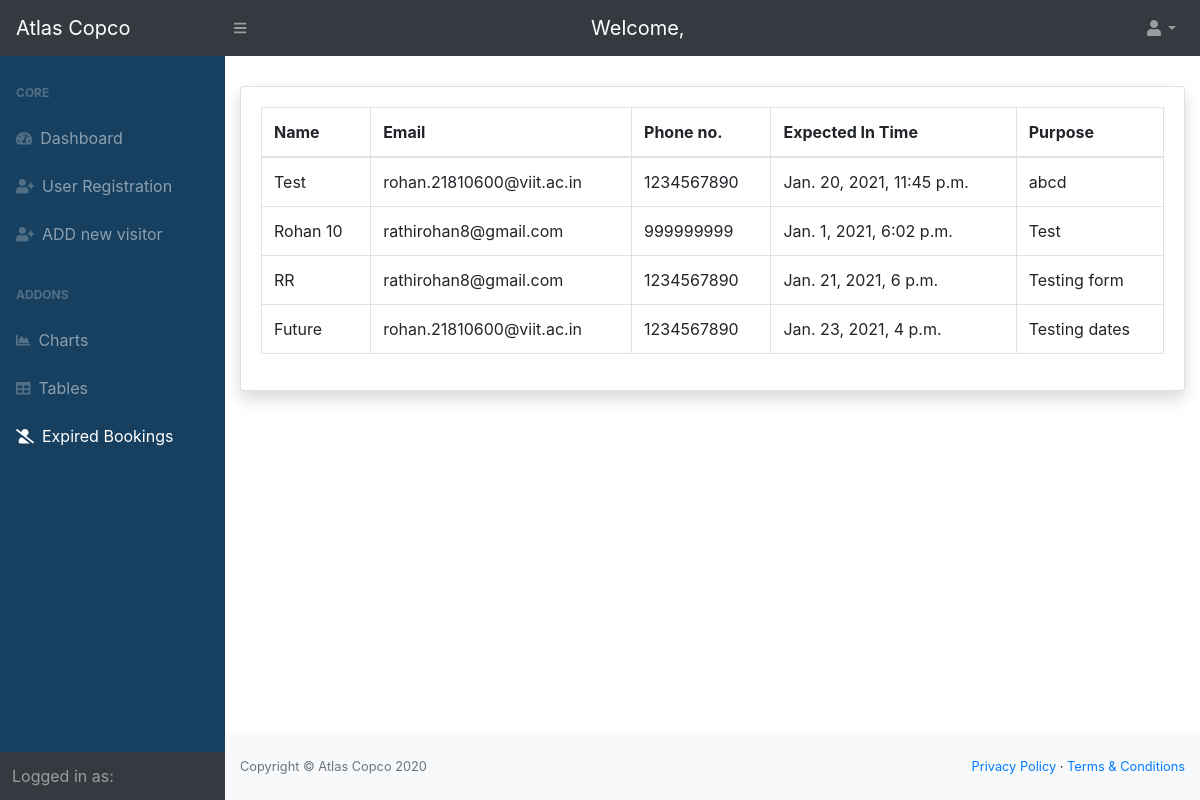
Page /expired/ (signed in) on the committed database.
### entry/models.py (models this page shows, shortened)
class Visitor(models.Model):
	name = models.CharField(verbose_name='Name', max_length=200, validators=[
		MinLengthValidator(2, 'Minimum 2 Characters are required')])  # name of the visitor
	purpose = models.CharField(verbose_name='Purpose', max_length=200, validators=[
		MinLengthValidator(4, 'Minimum 4 characters are required')])  # purpose of visit
	mobile = models.IntegerField(verbose_name='Mobile number')  # mobile no. of the visitor
	email = models.EmailField(verbose_name='Email', validators=[EmailValidator()])  # email address of the visitor
	no_of_people = models.IntegerField(verbose_name='No of people')  # no. of visitors
	photo_id_number = models.CharField(verbose_name='Photo Id Number', max_length=20, null=True, blank=True)
	photo_id = models.ImageField(verbose_name='Photo Id', upload_to='media/photo_id', null=True, blank=True)
	expected_in_time = models.DateTimeField(verbose_name='Expected Visit In Time', null=True, blank=True)
	in_time = models.DateTimeField(verbose_name='Visit In time', null=True, blank=True)  # in time of the visitor, added automatically
	out_time = models.DateTimeField(verbose_name='Visit Out Time', null=True, blank=True)  # out time of the visitor added automatically
	token = models.CharField(verbose_name='Token', max_length=200, null=True, blank=True)  # token(autogenerated)
	qrcode = models.ImageField(verbose_name='QR Code', upload_to='media/qrcodes', null=True, blank=True)  # qr code generated from the token
	user = models.ForeignKey(User, verbose_name='Employee to visit', on_delete=models.PROTECT)  # link to the User table, to store which user allowed the entry
	photo = models.ImageField(verbose_name='Photo of the Visitor', upload_to='media/photo', null=True, blank=True)
	visit_token = models.CharField(max_length=200, verbose_name="Token assigned to the Visitor", null=True, blank=True)
	session_expired = models.BooleanField(default=False)

### home/views.py (the view)
# urls.py: path('expired/', views.VisitExpiredListView.as_view(), name='disabled'),
class VisitExpiredListView(LoginRequiredMixin, ListView):
	def get(self, request):
		expired = Visitor.objects.filter(session_expired=True)
		context = {'visitor_list': expired}
		return render(request, 'home/expired_booking.html', context)

### home/templates/home/expired_booking.html (shortened to what this page needs)
{% extends 'home/base.html' %}
{% load tz %}
{% block content %}
<div id="layoutSidenav_content">
	<main style="margin-top: 30px;">
		<div class="container-fluid">
			<div class="card shadow mb-4">
				<div class="card-body">
					<div class="table-responsive">
						<table class="table table-bordered" id="dataTable" width="100%" cellspacing="0">
							<thead>
								<tr>
									<th> Name </th>
									<th> Email </th>
									<th> Phone no. </th>
									<th> Expected In Time </th>
									<th> Purpose </th>
								</tr>
							</thead>
							<tbody>
								{% for visitor in visitor_list %}
								<tr>
									<td>{{ visitor.name }}</td>
									<td>{{ visitor.email }}</td>
									<td>{{ visitor.mobile }}</td>
									<td>{{ visitor.expected_in_time }}</td>
									<td>{{ visitor.purpose}}</td>
								</tr>
								{% endfor %}
							</tbody>
						</table>
					</div>
				</div>
			</div>
		</div>
	</main>
	<div class="footer">
		<footer class="py-4 bg-light mt-auto">
			<div class="container-fluid">
				<div class="d-flex align-items-center justify-content-between small">
					<div class="text-muted">Copyright &copy; Atlas Copco 2020</div>
					<div>
						<a href="#">Privacy Policy</a> &middot;
						<a href="#">Terms &amp; Conditions</a>
					</div>
				</div>
			</div>
		</footer>
	</div>
</div>
{% endblock content %}

### home/static/home/style.css (style rules this page uses)
#layoutSidenav #layoutSidenav_content { position: relative; display: flex; flex-direction: column; justify-content: space-between; min-width: 0; flex-grow: 1; min-height: calc(100vh - 56px); margin-left: -225px; }
@media (min-width: 992px) { #layoutSidenav #layoutSidenav_content { margin-left: 0; transition: margin 0.15s ease-in-out; } }

### rows in the picture
Visitor: name "Test", email "rohan.21810600@viit.ac.in", mobile "1234567890", expected_in_time "Jan. 20, 2021, 11:45 p.m.", purpose "abcd"
Visitor: name "Rohan 10", email "rathirohan8@gmail.com", mobile "999999999", expected_in_time "Jan. 1, 2021, 6:02 p.m.", purpose "Test"
Visitor: name "RR", email "rathirohan8@gmail.com", mobile "1234567890", expected_in_time "Jan. 21, 2021, 6 p.m.", purpose "Testing form"
Visitor: name "Future", email "rohan.21810600@viit.ac.in", mobile "1234567890", expected_in_time "Jan. 23, 2021, 4 p.m.", purpose "Testing dates"
